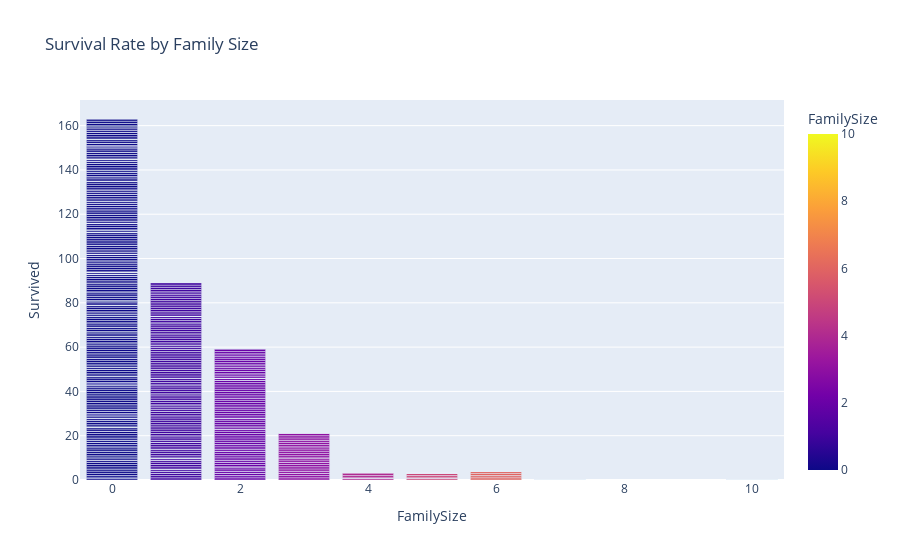

Here is the notebook cell this chart was saved with:
### Code cell
fig = px.bar(df, x="FamilySize", y="Survived",
             title="Survival Rate by Family Size",
             color="FamilySize")
fig.show()

### Figure 1 — Plotly figure (JSON) as saved in the notebook; plotly's stock layout.template omitted (floating-point values rounded to 4 significant figures; data arrays with more than 128 entries replaced by an {"elided": "..."} marker saying what was removed)
{"data": [{"hovertemplate": "FamilySize=%{marker.color}<br>Survived=%{y}<extra></extra>", "legendgroup": "", "marker": {"color": {"elided": "891 int values"}, "coloraxis": "coloraxis", "pattern": {"shape": ""}}, "name": "", "orientation": "v", "showlegend": false, "textposition": "auto", "type": "bar", "x": {"elided": "891 int values"}, "xaxis": "x", "y": {"elided": "891 int values"}, "yaxis": "y"}], "layout": {"barmode": "relative", "coloraxis": {"colorbar": {"title": {"text": "FamilySize"}}, "colorscale": [[0, "#0d0887"], [0.1111, "#46039f"], [0.2222, "#7201a8"], [0.3333, "#9c179e"], [0.4444, "#bd3786"], [0.5556, "#d8576b"], [0.6667, "#ed7953"], [0.7778, "#fb9f3a"], [0.8889, "#fdca26"], [1, "#f0f921"]]}, "legend": {"tracegroupgap": 0}, "title": {"text": "Survival Rate by Family Size"}, "xaxis": {"anchor": "y", "domain": [0, 1], "title": {"text": "FamilySize"}}, "yaxis": {"anchor": "x", "domain": [0, 1], "title": {"text": "Survived"}}}}
